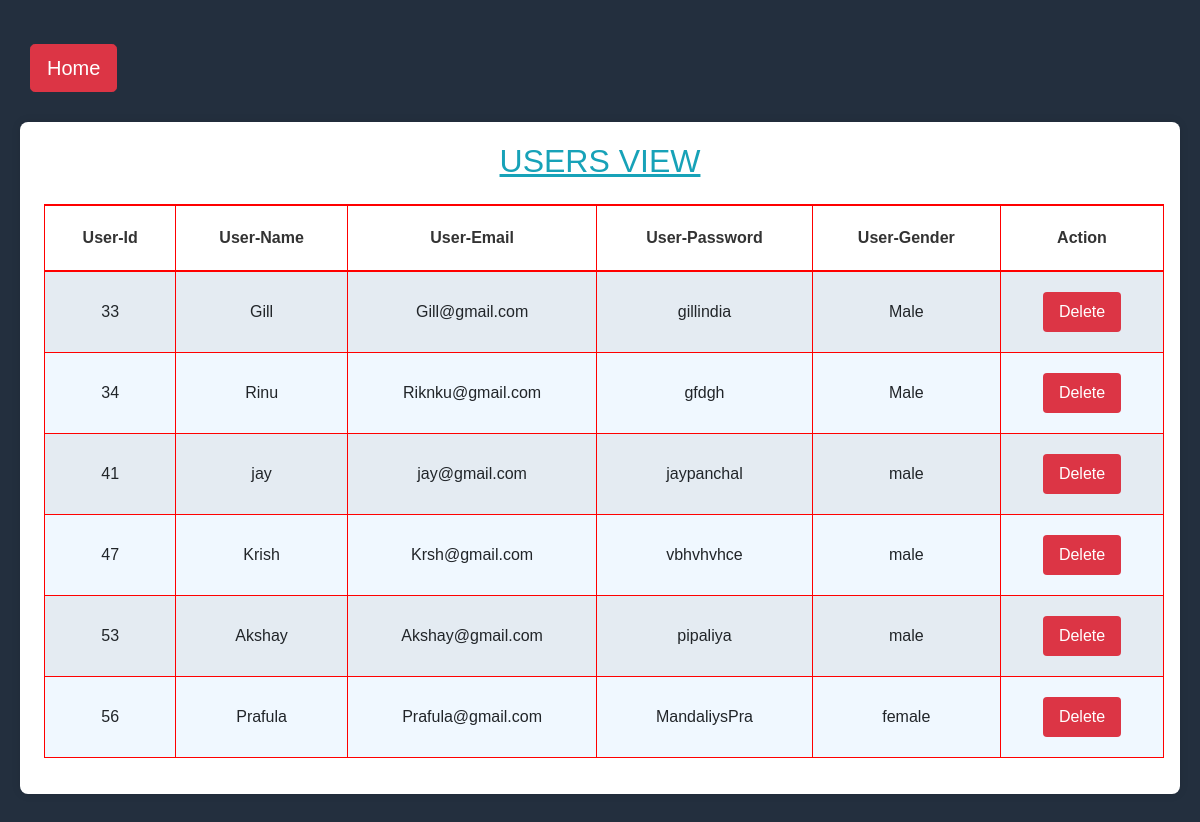
Screenshot of /user_view.php (signed in) with the database file from the repository.
### tables this page shows
CREATE TABLE `users` (
  `user_id` int(11) NOT NULL,
  `user_name` varchar(50) NOT NULL,
  `user_email` varchar(255) NOT NULL,
  `user_password` varchar(255) NOT NULL,
  `user_gender` varchar(50) NOT NULL
);

### user_view.php (the view, shortened to what this page needs)
<?php
include ("connection.php");
$sql = "SELECT * FROM users";
$result = $conn->query($sql);
?>
<!DOCTYPE html>
<html lang="en">
<head>
    <link rel="stylesheet" href="css/bootstrap.min.css" type="text/css">
</head>
<body>
    <form action="add.php">
        <button class="btn btn-danger mt-4 btn-lg" style="margin-left: 10px;">Home</button>
    </form>
    <div class="container table-container table-responsive" style="margin-top: 30px;">
        <table class="table table-bordered mt-4 table-hover table-striped" style="margin-left: 4px;">
            <h2 class="text-center text-info"><u>USERS VIEW</u></h2>
            <thead>
                <tr>
                    <th>User-Id</th>
                    <th>User-Name</th>
                    <th>User-Email</th>
                    <th>User-Password</th>
                    <th>User-Gender</th>
                    <th>Action</th>
                </tr>
            </thead>
            <tbody>
                <?php
                if ($result->num_rows > 0) {
                    while ($row = $result->fetch_assoc()) {
                        echo "<tr>
                                <td>" . $row["user_id"] . "</td>
                                <td>" . $row["user_name"] . "</td>
                                <td>" . $row["user_email"] . "</td>
                                <td>" . $row["user_password"] . "</td>
                                <td>" . $row["user_gender"] . "</td>
                                <td>
                                <form action='user_view.php' method='POST' style='display:inline-block;'>
                                <input type='hidden' name='uid' value='" . $row['user_id'] . "'>
                                <input type='submit' value='Delete' class='btn btn-danger'>
                                </form>
                                </td>
                                </tr>";
                    }
                } else {
                    echo "<tr><td colspan='6'>No users found</td></tr>";
                }
                ?>
            </tbody>
        </table>
    </div>
</body>
</html>

### user_view.php (style rules this page uses)
body { background-color: #232f3e; color: #333; margin: 0; padding: 20px; font-family: Arial, sans-serif; }
.table-container { padding: 20px; background-color: white; margin: 20px auto; border-radius: 8px; box-shadow: 0 0 10px rgba(0, 0, 0, 0.1); max-width: 1200px; }
.table { width: 100%; margin-bottom: 1rem; color: #212529; background-color: aliceblue; border-collapse: collapse; }
.table th, .table td { padding: 1rem; vertical-align: middle; border: 1px solid red; text-align: center; padding: 20px; }
.table thead th { vertical-align: bottom; border-bottom: 2px solid red; border-top: 2px solid red; background-color: white; color: #333; }
.table tbody tr td:last-child form input[type="submit"] { background-color: #dc3545; border: none; color: white; padding: 0.5rem 1rem; border-radius: 4px; cursor: pointer; transition: background-color 0.3s; }
.table tbody tr td { border: 1px solid red; }

### rows the page displays
users: user_id "33", user_name "Gill", user_email "Gill@gmail.com", user_password "gillindia", user_gender "Male"
users: user_id "34", user_name "Rinu", user_email "Riknku@gmail.com", user_password "gfdgh", user_gender "Male"
users: user_id "41", user_name "jay", user_email "jay@gmail.com", user_password "jaypanchal", user_gender "male"
users: user_id "47", user_name "Krish", user_email "Krsh@gmail.com", user_password "vbhvhvhce", user_gender "male"
users: user_id "53", user_name "Akshay", user_email "Akshay@gmail.com", user_password "pipaliya", user_gender "male"
users: user_id "56", user_name "Prafula", user_email "Prafula@gmail.com", user_password "MandaliysPra", user_gender "female"
